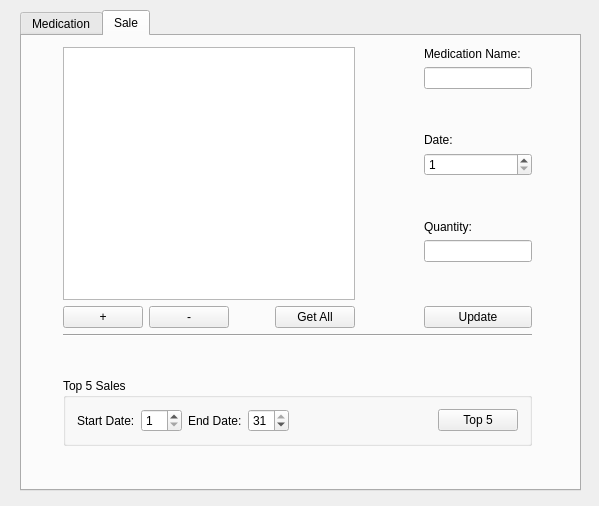
<?xml version="1.0" encoding="UTF-8"?>
<ui version="4.0">
 <class>Widget</class>
 <widget class="QWidget" name="Widget">
  <property name="geometry">
   <rect>
    <x>0</x>
    <y>0</y>
    <width>599</width>
    <height>506</height>
   </rect>
  </property>
  <property name="windowTitle">
   <string>Pharmacy</string>
  </property>
  <widget class="QTabWidget" name="tabWidget">
   <property name="geometry">
    <rect>
     <x>20</x>
     <y>10</y>
     <width>561</width>
     <height>481</height>
    </rect>
   </property>
   <property name="sizePolicy">
    <sizepolicy hsizetype="Minimum" vsizetype="Minimum">
     <horstretch>0</horstretch>
     <verstretch>0</verstretch>
    </sizepolicy>
   </property>
   <property name="currentIndex">
    <number>1</number>
   </property>
   <property name="elideMode">
    <enum>Qt::ElideRight</enum>
   </property>
   <widget class="QWidget" name="medication">
    <property name="minimumSize">
     <size>
      <width>555</width>
      <height>332</height>
     </size>
    </property>
    <attribute name="title">
     <string>Medication</string>
    </attribute>
    <widget class="QWidget" name="layoutWidget">
     <property name="geometry">
      <rect>
       <x>40</x>
       <y>0</y>
       <width>471</width>
       <height>519</height>
      </rect>
     </property>
     <layout class="QVBoxLayout" name="verticalLayout_3">
      <item>
       <layout class="QHBoxLayout" name="horizontalLayout_2">
        <item>
         <layout class="QVBoxLayout" name="verticalLayout">
          <item>
           <widget class="QListWidget" name="listWidget"/>
          </item>
          <item>
           <layout class="QHBoxLayout" name="horizontalLayout">
            <item>
             <widget class="QPushButton" name="addItem">
              <property name="text">
               <string>+</string>
              </property>
             </widget>
            </item>
            <item>
             <widget class="QPushButton" name="removeItem">
              <property name="text">
               <string>-</string>
              </property>
             </widget>
            </item>
            <item>
             <spacer name="horizontalSpacer">
              <property name="orientation">
               <enum>Qt::Horizontal</enum>
              </property>
              <property name="sizeHint" stdset="0">
               <size>
                <width>40</width>
                <height>20</height>
               </size>
              </property>
             </spacer>
            </item>
            <item>
             <widget class="QPushButton" name="getAll">
              <property name="text">
               <string>Get All</string>
              </property>
             </widget>
            </item>
           </layout>
          </item>
         </layout>
        </item>
        <item>
         <spacer name="horizontalSpacer_2">
          <property name="orientation">
           <enum>Qt::Horizontal</enum>
          </property>
          <property name="sizeHint" stdset="0">
           <size>
            <width>40</width>
            <height>20</height>
           </size>
          </property>
         </spacer>
        </item>
        <item>
         <layout class="QVBoxLayout" name="verticalLayout_2">
          <item>
           <widget class="QLabel" name="label">
            <property name="text">
             <string>Name:</string>
            </property>
           </widget>
          </item>
          <item>
           <widget class="QLineEdit" name="medName"/>
          </item>
          <item>
           <spacer name="verticalSpacer">
            <property name="orientation">
             <enum>Qt::Vertical</enum>
            </property>
            <property name="sizeHint" stdset="0">
             <size>
              <width>20</width>
              <height>40</height>
             </size>
            </property>
           </spacer>
          </item>
          <item>
           <widget class="QLabel" name="label_2">
            <property name="text">
             <string>Concentration:</string>
            </property>
           </widget>
          </item>
          <item>
           <widget class="QLineEdit" name="medConcentration"/>
          </item>
          <item>
           <spacer name="verticalSpacer_2">
            <property name="orientation">
             <enum>Qt::Vertical</enum>
            </property>
            <property name="sizeHint" stdset="0">
             <size>
              <width>20</width>
              <height>40</height>
             </size>
            </property>
           </spacer>
          </item>
          <item>
           <widget class="QLabel" name="label_3">
            <property name="text">
             <string>Quantity:</string>
            </property>
           </widget>
          </item>
          <item>
           <widget class="QLineEdit" name="medQuantity"/>
          </item>
          <item>
           <spacer name="verticalSpacer_3">
            <property name="orientation">
             <enum>Qt::Vertical</enum>
            </property>
            <property name="sizeHint" stdset="0">
             <size>
              <width>20</width>
              <height>40</height>
             </size>
            </property>
           </spacer>
          </item>
          <item>
           <widget class="QPushButton" name="updateItem">
            <property name="text">
             <string>Update</string>
            </property>
           </widget>
          </item>
         </layout>
        </item>
       </layout>
      </item>
      <item>
       <widget class="Line" name="line">
        <property name="orientation">
         <enum>Qt::Horizontal</enum>
        </property>
       </widget>
      </item>
      <item>
       <spacer name="verticalSpacer_4">
        <property name="orientation">
         <enum>Qt::Vertical</enum>
        </property>
        <property name="sizeHint" stdset="0">
         <size>
          <width>20</width>
          <height>40</height>
         </size>
        </property>
       </spacer>
      </item>
      <item>
       <widget class="QGroupBox" name="groupBox">
        <property name="title">
         <string>Sort</string>
        </property>
        <layout class="QHBoxLayout" name="horizontalLayout_6">
         <item>
          <layout class="QHBoxLayout" name="horizontalLayout_3">
           <item>
            <widget class="QComboBox" name="sortBy"/>
           </item>
           <item>
            <widget class="QComboBox" name="sortDirection"/>
           </item>
           <item>
            <spacer name="horizontalSpacer_3">
             <property name="orientation">
              <enum>Qt::Horizontal</enum>
             </property>
             <property name="sizeHint" stdset="0">
              <size>
               <width>40</width>
               <height>20</height>
              </size>
             </property>
            </spacer>
           </item>
           <item>
            <widget class="QPushButton" name="pushButton">
             <property name="text">
              <string>Sort</string>
             </property>
            </widget>
           </item>
          </layout>
         </item>
        </layout>
       </widget>
      </item>
      <item>
       <widget class="QGroupBox" name="groupBox_2">
        <property name="title">
         <string>Filter</string>
        </property>
        <layout class="QHBoxLayout" name="horizontalLayout_5">
         <item>
          <layout class="QHBoxLayout" name="horizontalLayout_4">
           <item>
            <widget class="QLabel" name="label_4">
             <property name="text">
              <string>Maximum Quantity:</string>
             </property>
            </widget>
           </item>
           <item>
            <widget class="QLineEdit" name="maxQuantity"/>
           </item>
           <item>
            <widget class="QPushButton" name="pushButton_2">
             <property name="text">
              <string>Filter</string>
             </property>
            </widget>
           </item>
          </layout>
         </item>
        </layout>
       </widget>
      </item>
     </layout>
    </widget>
   </widget>
   <widget class="QWidget" name="sale">
    <attribute name="title">
     <string>Sale</string>
    </attribute>
    <widget class="QWidget" name="layoutWidget">
     <property name="geometry">
      <rect>
       <x>30</x>
       <y>0</y>
       <width>491</width>
       <height>421</height>
      </rect>
     </property>
     <layout class="QVBoxLayout" name="verticalLayout_7">
      <item>
       <layout class="QVBoxLayout" name="verticalLayout_4">
        <item>
         <layout class="QHBoxLayout" name="horizontalLayout_7">
          <item>
           <layout class="QVBoxLayout" name="verticalLayout_5">
            <item>
             <widget class="QListWidget" name="listWidget_2"/>
            </item>
            <item>
             <layout class="QHBoxLayout" name="horizontalLayout_8">
              <item>
               <widget class="QPushButton" name="addItem_2">
                <property name="text">
                 <string>+</string>
                </property>
               </widget>
              </item>
              <item>
               <widget class="QPushButton" name="removeItem_2">
                <property name="text">
                 <string>-</string>
                </property>
               </widget>
              </item>
              <item>
               <spacer name="horizontalSpacer_4">
                <property name="orientation">
                 <enum>Qt::Horizontal</enum>
                </property>
                <property name="sizeHint" stdset="0">
                 <size>
                  <width>40</width>
                  <height>20</height>
                 </size>
                </property>
               </spacer>
              </item>
              <item>
               <widget class="QPushButton" name="getAll_2">
                <property name="text">
                 <string>Get All</string>
                </property>
               </widget>
              </item>
             </layout>
            </item>
           </layout>
          </item>
          <item>
           <spacer name="horizontalSpacer_5">
            <property name="orientation">
             <enum>Qt::Horizontal</enum>
            </property>
            <property name="sizeHint" stdset="0">
             <size>
              <width>40</width>
              <height>20</height>
             </size>
            </property>
           </spacer>
          </item>
          <item>
           <layout class="QVBoxLayout" name="verticalLayout_6">
            <item>
             <widget class="QLabel" name="label_5">
              <property name="text">
               <string>Medication Name:</string>
              </property>
             </widget>
            </item>
            <item>
             <widget class="QLineEdit" name="medName_2"/>
            </item>
            <item>
             <spacer name="verticalSpacer_5">
              <property name="orientation">
               <enum>Qt::Vertical</enum>
              </property>
              <property name="sizeHint" stdset="0">
               <size>
                <width>20</width>
                <height>40</height>
               </size>
              </property>
             </spacer>
            </item>
            <item>
             <widget class="QLabel" name="label_6">
              <property name="text">
               <string>Date:</string>
              </property>
             </widget>
            </item>
            <item>
             <widget class="QSpinBox" name="saleDate">
              <property name="correctionMode">
               <enum>QAbstractSpinBox::CorrectToNearestValue</enum>
              </property>
              <property name="minimum">
               <number>1</number>
              </property>
              <property name="maximum">
               <number>31</number>
              </property>
             </widget>
            </item>
            <item>
             <spacer name="verticalSpacer_6">
              <property name="orientation">
               <enum>Qt::Vertical</enum>
              </property>
              <property name="sizeHint" stdset="0">
               <size>
                <width>20</width>
                <height>40</height>
               </size>
              </property>
             </spacer>
            </item>
            <item>
             <widget class="QLabel" name="label_7">
              <property name="text">
               <string>Quantity:</string>
              </property>
             </widget>
            </item>
            <item>
             <widget class="QLineEdit" name="saleQuantity"/>
            </item>
            <item>
             <spacer name="verticalSpacer_7">
              <property name="orientation">
               <enum>Qt::Vertical</enum>
              </property>
              <property name="sizeHint" stdset="0">
               <size>
                <width>20</width>
                <height>40</height>
               </size>
              </property>
             </spacer>
            </item>
            <item>
             <widget class="QPushButton" name="updateSale">
              <property name="text">
               <string>Update</string>
              </property>
             </widget>
            </item>
           </layout>
          </item>
         </layout>
        </item>
       </layout>
      </item>
      <item>
       <widget class="Line" name="line_2">
        <property name="orientation">
         <enum>Qt::Horizontal</enum>
        </property>
       </widget>
      </item>
      <item>
       <spacer name="verticalSpacer_8">
        <property name="orientation">
         <enum>Qt::Vertical</enum>
        </property>
        <property name="sizeHint" stdset="0">
         <size>
          <width>20</width>
          <height>40</height>
         </size>
        </property>
       </spacer>
      </item>
      <item>
       <widget class="QGroupBox" name="groupBox_3">
        <property name="title">
         <string>Top 5 Sales</string>
        </property>
        <layout class="QHBoxLayout" name="horizontalLayout_9">
         <item>
          <layout class="QHBoxLayout" name="horizontalLayout_10">
           <item>
            <widget class="QLabel" name="label_8">
             <property name="text">
              <string>Start Date:</string>
             </property>
            </widget>
           </item>
           <item>
            <widget class="QSpinBox" name="startDate">
             <property name="correctionMode">
              <enum>QAbstractSpinBox::CorrectToNearestValue</enum>
             </property>
             <property name="minimum">
              <number>1</number>
             </property>
             <property name="maximum">
              <number>31</number>
             </property>
            </widget>
           </item>
           <item>
            <widget class="QLabel" name="label_9">
             <property name="text">
              <string>End Date:</string>
             </property>
            </widget>
           </item>
           <item>
            <widget class="QSpinBox" name="endDate">
             <property name="correctionMode">
              <enum>QAbstractSpinBox::CorrectToNearestValue</enum>
             </property>
             <property name="minimum">
              <number>1</number>
             </property>
             <property name="maximum">
              <number>31</number>
             </property>
             <property name="value">
              <number>31</number>
             </property>
            </widget>
           </item>
           <item>
            <spacer name="horizontalSpacer_6">
             <property name="orientation">
              <enum>Qt::Horizontal</enum>
             </property>
             <property name="sizeHint" stdset="0">
              <size>
               <width>40</width>
               <height>20</height>
              </size>
             </property>
            </spacer>
           </item>
           <item>
            <widget class="QPushButton" name="top5">
             <property name="text">
              <string>Top 5</string>
             </property>
            </widget>
           </item>
          </layout>
         </item>
        </layout>
       </widget>
      </item>
     </layout>
    </widget>
   </widget>
  </widget>
 </widget>
 <layoutdefault spacing="6" margin="11"/>
 <resources/>
 <connections/>
 <slots>
  <slot>itemClicked()</slot>
 </slots>
</ui>
